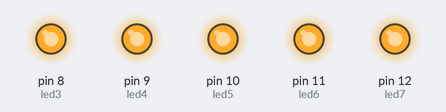
Recording of a sketch running on a simulated Arduino Uno, built with avr-gcc and run on an emulated ATmega328P. Parts: output pins drawn as LEDs (lit = HIGH).

Above: at 0.1 s.
At 2.7 s:
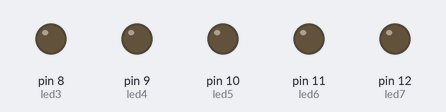
Timing chart, 0 to 3.0 s (numbered marks = the images above):
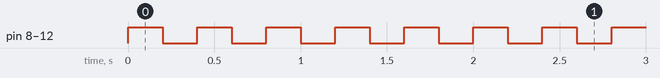

The sketch:

Repte1_ArrayDe8LEDs.ino
```cpp
/**********************************************************************************
**                                                                               **
**                          Repte 1: Array de 8 LEDs                             **
**                                Programa 1                                     **
** Marc Simats                                                      06-03-2017   **
**********************************************************************************/

//********** Includes *************************************************************

//********** Variables ************************************************************

const int led3 = 8;          // donar nom al pin 8 de l’Arduino
const int led4 = 9;          // donar nom al pin 9 de l’Arduino
const int led5 = 10;         // donar nom al pin 10 de l’Arduino
const int led6 = 11;         // donar nom al pin 11 de l’Arduino
const int led7 = 12;         // donar nom al pin 12 de l’Arduino

//********** Setup ****************************************************************
void setup()
{

  pinMode(led3, OUTPUT);     // definir el pin 8 com una sortida
  pinMode(led4, OUTPUT);     // definir el pin 9 com una sortida
  pinMode(led5, OUTPUT);     // definir el pin 10 com una sortida
  pinMode(led6, OUTPUT);     // definir el pin 11 com una sortida
  pinMode(led7, OUTPUT);     // definir el pin 12 com una sortida
}

//********** Loop *****************************************************************
void loop()
{

  digitalWrite(led3, HIGH);    // posar a 5V el pin 8
  digitalWrite(led4, HIGH);    // posar a 5V el pin 9
  digitalWrite(led5, HIGH);    // posar a 5V el pin 10
  digitalWrite(led6, HIGH);    // posar a 5V el pin 11
  digitalWrite(led7, HIGH);    // posar a 5V el pin 12

  delay(200);                  // es queden leds 500ms encesos


  digitalWrite(led3, LOW);     // posar a 0V el pin 8
  digitalWrite(led4, LOW);     // posar a 0V el pin 9
  digitalWrite(led5, LOW);     // posar a 0V el pin 10
  digitalWrite(led6, LOW);     // posar a 0V el pin 11
  digitalWrite(led7, LOW);     // posar a 0V el pin 12

  delay(200);                  // es queden leds 500ms apagats
}

//********** Funcions *************************************************************
```

Measured:
- by itself, pin 8 (led3), pin 9 (led4), pin 10 (led5), pin 11 (led6), pin 12 (led7): alternates HIGH for 0.20 s and LOW for 0.20 s
